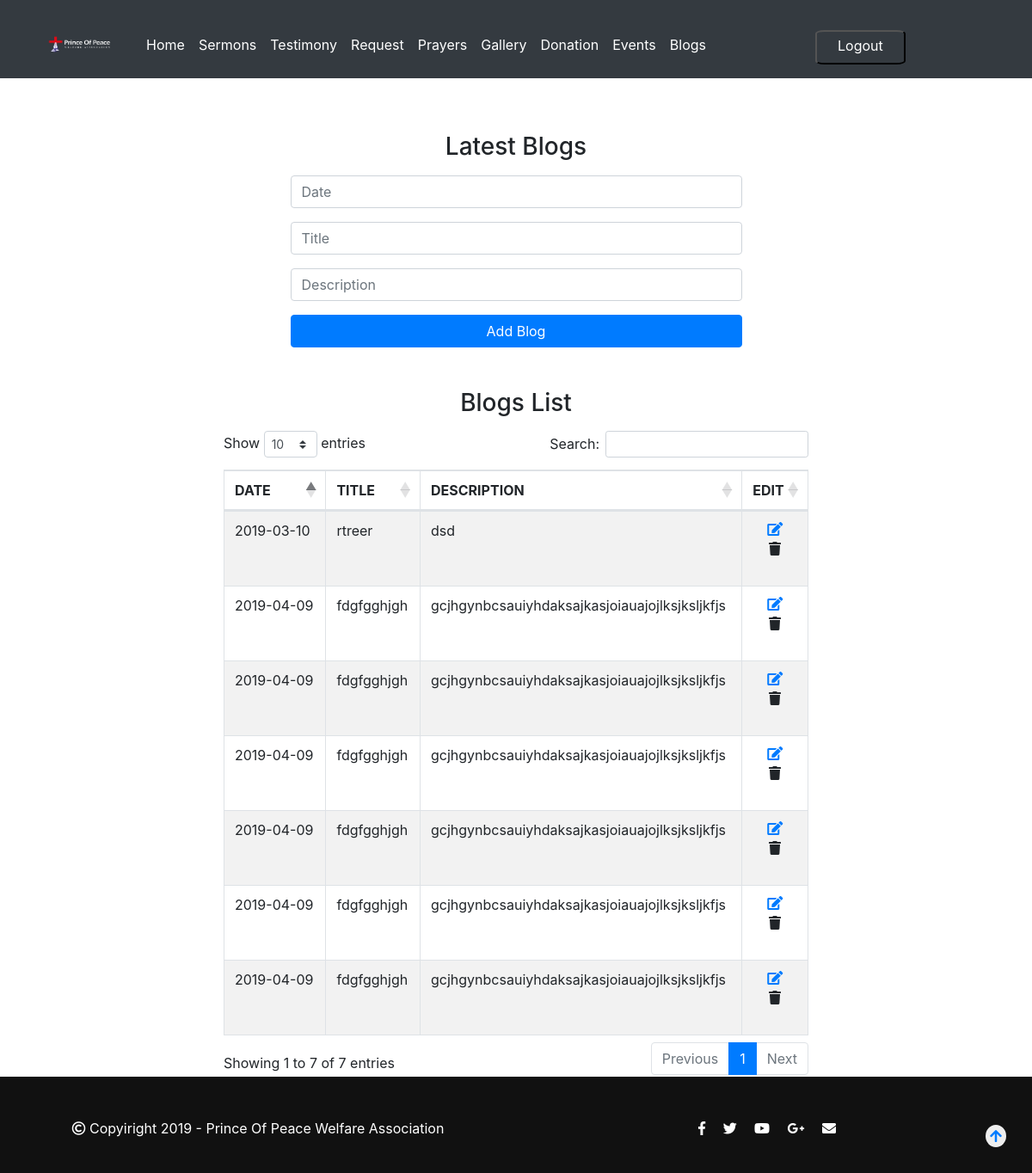
Screenshot of /admin/index.php?pg=blog (signed in) with the database file from the repository.
### tables this page shows
CREATE TABLE `blogs` (
  `id` int(11) NOT NULL,
  `date` varchar(20) NOT NULL,
  `title` varchar(20) NOT NULL,
  `description` varchar(50) NOT NULL
);

### admin/include/functions.php (called while the page is built, shortened)
<?php
	function selectdata($col,$tbname)
	{
		$selectqry="select $col from $tbname ";
		$result=mysqli_query($GLOBALS['con'],$selectqry) or die(mysqli_error($GLOBALS['con']));
	return $result;
	}
?>

### admin/pages/blog.php (the view, shortened to what this page needs)
<div class="container">
<div class="row">
<div class="col-md-3">
</div>
<div class="col-md-6">
<h3 class="text-center mt-3 mb-3">Latest Blogs</h3>
<form method="post" enctype="multipart/form-data" >
<div class="form-group">
<input placeholder="Date" class="form-control" type="text" onfocus="(this.type='date')" onblur="(this.type='text')" id="date" name="date">
</div>
<div class="form-group">
<input type="text" name="title" placeholder="Title" required="required" class="form-control">
</div>
<div class="form-group">
<input type="text" name="description" placeholder="Description" required="required" class="form-control">
</div>
<input type="submit" name="addblog" value="Add Blog" class="btn btn-block btn-primary">
</form>
</div>
<div class="col-md-3">
</div>
</div>
</div>
<div class="container">
<div class="row mt-3">
<div class="col-md-8 offset-2">
<h3 class="text-center mt-3 mb-3">Blogs List</h3>
<table id="example" class="table table-striped table-bordered" style="width:100%">
<thead>
<tr>
<th>DATE</th>
<th>TITLE</th>
<th>DESCRIPTION</th>
<th>EDIT</th>
</tr>
</thead>
<tbody>
<?php
$result=selectdata("*","blogs");
while($row=mysqli_fetch_assoc($result))
	{
?>
<tr>
<td><?php echo $row['date']; ?></td>
<td><?php  echo $row['title']; ?></td>
<td><?php echo $row['description']; ?></td>
<td class="text-center"><a href="index.php?pg=updateBlog&id=<?php echo $row['id'] ?>"><i class="fa fa-edit"></i>
<form>
<button type="submit"  name = "delete_sermon"  class="btn"><i class="fa fa-trash"></i></button>
</form>
</td>
</tr>
<?php
}
?>
</tbody>
</table>
</div>
</div>
</div>

### assets/css/custom/style.css (style rules this page uses)
.row { margin-left:0; margin-right:0; }
body { margin: 0; padding-top:82px; height:100%; }
.btn { transition:0.5s ease; }

### rows the page displays
blogs: date "2019-03-10", title "rtreer", description "dsd"
blogs: date "2019-04-09", title "fdgfgghjgh", description "gcjhgynbcsauiyhdaksajkasjoiauajojlksjksljkfjs"
blogs: date "2019-04-09", title "fdgfgghjgh", description "gcjhgynbcsauiyhdaksajkasjoiauajojlksjksljkfjs"
blogs: date "2019-04-09", title "fdgfgghjgh", description "gcjhgynbcsauiyhdaksajkasjoiauajojlksjksljkfjs"
blogs: date "2019-04-09", title "fdgfgghjgh", description "gcjhgynbcsauiyhdaksajkasjoiauajojlksjksljkfjs"
blogs: date "2019-04-09", title "fdgfgghjgh", description "gcjhgynbcsauiyhdaksajkasjoiauajojlksjksljkfjs"
blogs: date "2019-04-09", title "fdgfgghjgh", description "gcjhgynbcsauiyhdaksajkasjoiauajojlksjksljkfjs"
